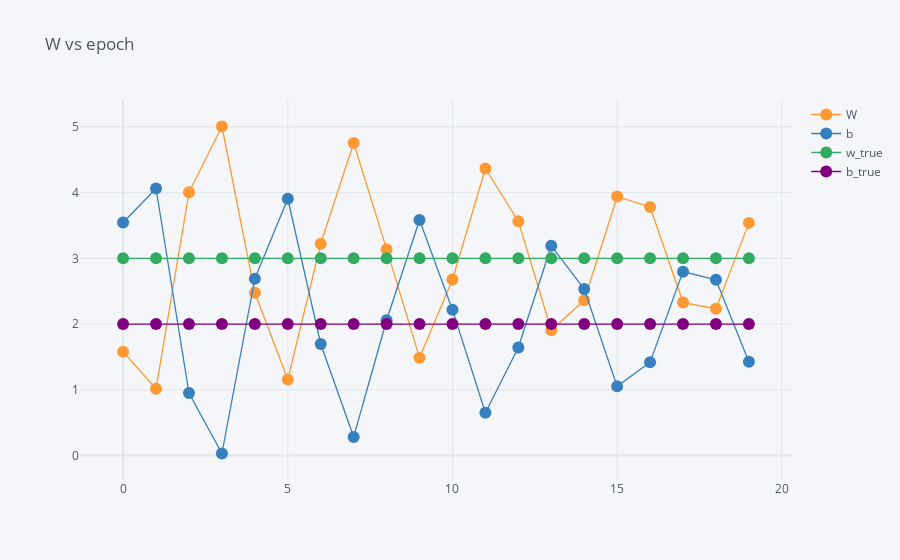

Notebook code for this chart:
### Code cell
data.iplot(kind="scatter" , x="epoch", y=["W" , "b" , "w_true" , "b_true"], mode="lines+markers", title="W vs epoch")

### Figure 1 — Plotly figure (JSON) as saved in the notebook; plotly's stock layout.template omitted (floating-point values rounded to 4 significant figures)
{"data": [{"line": {"color": "rgba(255, 153, 51, 1.0)", "dash": "solid", "shape": "linear", "width": 1.3}, "marker": {"size": 12, "symbol": "circle"}, "mode": "lines+markers", "name": "W", "text": "", "type": "scatter", "x": [0, 1, 2, 3, 4, 5, 6, 7, 8, 9, 10, 11, 12, 13, 14, 15, 16, 17, 18, 19], "y": [1.581, 1.016, 4.004, 5.005, 2.476, 1.156, 3.222, 4.754, 3.139, 1.489, 2.679, 4.367, 3.566, 1.907, 2.362, 3.939, 3.782, 2.327, 2.234, 3.539]}, {"line": {"color": "rgba(55, 128, 191, 1.0)", "dash": "solid", "shape": "linear", "width": 1.3}, "marker": {"size": 12, "symbol": "circle"}, "mode": "lines+markers", "name": "b", "text": "", "type": "scatter", "x": [0, 1, 2, 3, 4, 5, 6, 7, 8, 9, 10, 11, 12, 13, 14, 15, 16, 17, 18, 19], "y": [3.544, 4.062, 0.9511, 0.03102, 2.691, 3.906, 1.697, 0.2834, 2.057, 3.584, 2.219, 0.6517, 1.643, 3.191, 2.533, 1.052, 1.421, 2.798, 2.673, 1.426]}, {"line": {"color": "rgba(50, 171, 96, 1.0)", "dash": "solid", "shape": "linear", "width": 1.3}, "marker": {"size": 12, "symbol": "circle"}, "mode": "lines+markers", "name": "w_true", "text": "", "type": "scatter", "x": [0, 1, 2, 3, 4, 5, 6, 7, 8, 9, 10, 11, 12, 13, 14, 15, 16, 17, 18, 19], "y": [3, 3, 3, 3, 3, 3, 3, 3, 3, 3, 3, 3, 3, 3, 3, 3, 3, 3, 3, 3]}, {"line": {"color": "rgba(128, 0, 128, 1.0)", "dash": "solid", "shape": "linear", "width": 1.3}, "marker": {"size": 12, "symbol": "circle"}, "mode": "lines+markers", "name": "b_true", "text": "", "type": "scatter", "x": [0, 1, 2, 3, 4, 5, 6, 7, 8, 9, 10, 11, 12, 13, 14, 15, 16, 17, 18, 19], "y": [2, 2, 2, 2, 2, 2, 2, 2, 2, 2, 2, 2, 2, 2, 2, 2, 2, 2, 2, 2]}], "layout": {"legend": {"bgcolor": "#F5F6F9", "font": {"color": "#4D5663"}}, "paper_bgcolor": "#F5F6F9", "plot_bgcolor": "#F5F6F9", "title": {"font": {"color": "#4D5663"}, "text": "W vs epoch"}, "xaxis": {"gridcolor": "#E1E5ED", "showgrid": true, "tickfont": {"color": "#4D5663"}, "title": {"font": {"color": "#4D5663"}, "text": ""}, "zerolinecolor": "#E1E5ED"}, "yaxis": {"gridcolor": "#E1E5ED", "showgrid": true, "tickfont": {"color": "#4D5663"}, "title": {"font": {"color": "#4D5663"}, "text": ""}, "zerolinecolor": "#E1E5ED"}}}
